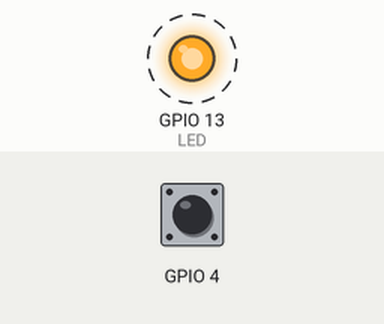
A sketch run on a simulated ESP32. Shown: output pins drawn as LEDs (lit = HIGH). Dashed ring = blinking. The inputs (shaded band) are chosen by the test bench; at power-on: GPIO 4 HIGH. What the sketch prints to the serial monitor is not drawn.

Above: at 1.25 s.
1.3 s: GPIO 4 pulled LOW for 3.2 s
At 3.0 s:
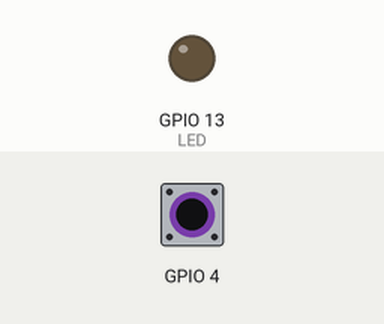
At 4.7 s:
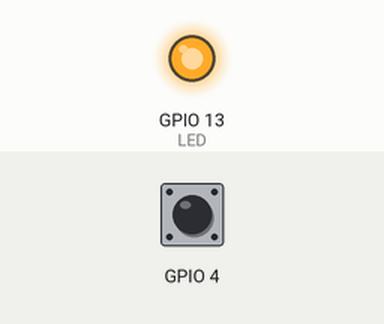
Timing chart, 0 to 13.3 s (numbered marks = the images above; inputs shaded):
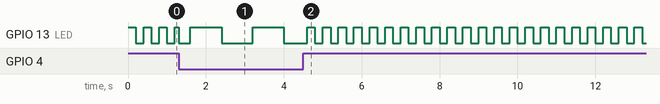

The sketch:

blinking-void.ino
```cpp
/*
 This code will blink an LED attached to pin 13 on and off.
 It will stay on for 0.25 seconds.
 It will stay off for 1 second.
 */


#include <Metro.h> //Include Metro library
#define LED 13 // Define the led's pin

//Create a variable to hold theled's current state
int state = HIGH;

int sensor = 0;


// Instanciate a metro object and set the interval to 250 milliseconds (0.25 seconds).
Metro ledMetro = Metro(200);
Metro ledWait = Metro(800);

void setup()
{
    Serial.begin(115200);
  pinMode(LED,OUTPUT);
  digitalWrite(LED,state);
}

void loop()
{

  sensor = touchRead(T0);


  Serial.println(sensor);


  if (sensor >= 40) {
    LEDPLAY();
  }
    if (sensor <= 15) {
    LEDWAIT();
  }

}


void LEDPLAY () {
    if (ledMetro.check() == 1) { // check if the metro has passed its interval .
    if (state==LOW)  state=HIGH;
    else state=LOW;

    digitalWrite(LED,state);
  }
}

void LEDWAIT (){
      if (ledWait.check() == 1) { // check if the metro has passed its interval .
    if (state==LOW)  state=HIGH;
    else state=LOW;

    digitalWrite(LED,state);
  }
}
```
